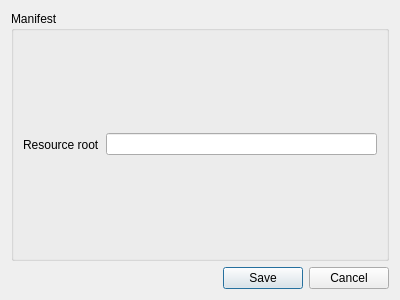
<?xml version="1.0" encoding="UTF-8"?>
<ui version="4.0">
 <class>Form</class>
 <widget class="QWidget" name="Form">
  <property name="geometry">
   <rect>
    <x>0</x>
    <y>0</y>
    <width>400</width>
    <height>300</height>
   </rect>
  </property>
  <property name="windowTitle">
   <string>Form</string>
  </property>
  <layout class="QVBoxLayout" name="verticalLayout">
   <item>
    <widget class="QGroupBox" name="manifestBox">
     <property name="title">
      <string>Manifest</string>
     </property>
     <layout class="QHBoxLayout" name="horizontalLayout_2">
      <item>
       <layout class="QHBoxLayout" name="horizontalLayout_3">
        <item>
         <widget class="QLabel" name="label">
          <property name="text">
           <string>Resource root</string>
          </property>
         </widget>
        </item>
        <item>
         <widget class="QLineEdit" name="res"/>
        </item>
       </layout>
      </item>
     </layout>
    </widget>
   </item>
   <item>
    <layout class="QHBoxLayout" name="horizontalLayout">
     <item>
      <spacer name="horizontalSpacer">
       <property name="orientation">
        <enum>Qt::Horizontal</enum>
       </property>
       <property name="sizeHint" stdset="0">
        <size>
         <width>251</width>
         <height>20</height>
        </size>
       </property>
      </spacer>
     </item>
     <item>
      <widget class="QDialogButtonBox" name="confirmationBox">
       <property name="standardButtons">
        <set>QDialogButtonBox::Cancel|QDialogButtonBox::Save</set>
       </property>
      </widget>
     </item>
    </layout>
   </item>
  </layout>
 </widget>
 <resources/>
 <connections/>
</ui>
